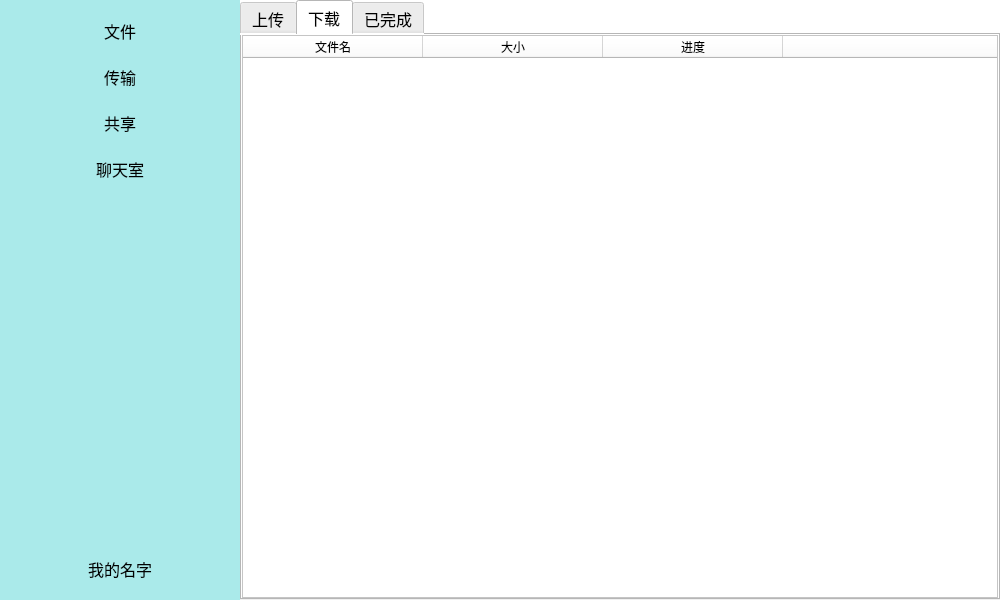
<?xml version="1.0" encoding="UTF-8"?>
<ui version="4.0">
 <class>MainDialog</class>
 <widget class="QDialog" name="MainDialog">
  <property name="geometry">
   <rect>
    <x>0</x>
    <y>0</y>
    <width>1000</width>
    <height>600</height>
   </rect>
  </property>
  <property name="windowTitle">
   <string>MainDialog</string>
  </property>
  <layout class="QHBoxLayout" name="horizontalLayout">
   <property name="leftMargin">
    <number>0</number>
   </property>
   <property name="topMargin">
    <number>0</number>
   </property>
   <property name="rightMargin">
    <number>0</number>
   </property>
   <property name="bottomMargin">
    <number>0</number>
   </property>
   <item>
    <widget class="QWidget" name="wbg_content" native="true">
     <property name="font">
      <font>
       <family>微软雅黑 Light</family>
       <pointsize>12</pointsize>
      </font>
     </property>
     <layout class="QHBoxLayout" name="horizontalLayout_2">
      <property name="spacing">
       <number>0</number>
      </property>
      <property name="leftMargin">
       <number>0</number>
      </property>
      <property name="topMargin">
       <number>0</number>
      </property>
      <property name="rightMargin">
       <number>0</number>
      </property>
      <property name="bottomMargin">
       <number>0</number>
      </property>
      <item>
       <widget class="QWidget" name="wbg_left" native="true">
        <property name="minimumSize">
         <size>
          <width>240</width>
          <height>0</height>
         </size>
        </property>
        <property name="maximumSize">
         <size>
          <width>240</width>
          <height>16777215</height>
         </size>
        </property>
        <property name="styleSheet">
         <string notr="true">background-color: rgb(170, 234, 234);</string>
        </property>
        <layout class="QVBoxLayout" name="verticalLayout">
         <item>
          <widget class="QPushButton" name="pb_filepage">
           <property name="minimumSize">
            <size>
             <width>0</width>
             <height>40</height>
            </size>
           </property>
           <property name="maximumSize">
            <size>
             <width>16777215</width>
             <height>40</height>
            </size>
           </property>
           <property name="text">
            <string>文件</string>
           </property>
           <property name="icon">
            <iconset resource="resource.qrc">
             <normaloff>:/images/file.png</normaloff>:/images/file.png</iconset>
           </property>
           <property name="iconSize">
            <size>
             <width>40</width>
             <height>40</height>
            </size>
           </property>
           <property name="flat">
            <bool>true</bool>
           </property>
          </widget>
         </item>
         <item>
          <widget class="QPushButton" name="pb_transmitpage">
           <property name="minimumSize">
            <size>
             <width>0</width>
             <height>40</height>
            </size>
           </property>
           <property name="maximumSize">
            <size>
             <width>16777215</width>
             <height>40</height>
            </size>
           </property>
           <property name="text">
            <string>传输</string>
           </property>
           <property name="icon">
            <iconset resource="resource.qrc">
             <normaloff>:/images/transmit.ico</normaloff>:/images/transmit.ico</iconset>
           </property>
           <property name="iconSize">
            <size>
             <width>40</width>
             <height>40</height>
            </size>
           </property>
           <property name="flat">
            <bool>true</bool>
           </property>
          </widget>
         </item>
         <item>
          <widget class="QPushButton" name="pb_sharepage">
           <property name="minimumSize">
            <size>
             <width>0</width>
             <height>40</height>
            </size>
           </property>
           <property name="maximumSize">
            <size>
             <width>16777215</width>
             <height>40</height>
            </size>
           </property>
           <property name="text">
            <string>共享</string>
           </property>
           <property name="icon">
            <iconset resource="resource.qrc">
             <normaloff>:/images/share.png</normaloff>:/images/share.png</iconset>
           </property>
           <property name="iconSize">
            <size>
             <width>40</width>
             <height>40</height>
            </size>
           </property>
           <property name="flat">
            <bool>true</bool>
           </property>
          </widget>
         </item>
         <item>
          <widget class="QPushButton" name="pb_chat">
           <property name="minimumSize">
            <size>
             <width>0</width>
             <height>40</height>
            </size>
           </property>
           <property name="maximumSize">
            <size>
             <width>16777215</width>
             <height>40</height>
            </size>
           </property>
           <property name="text">
            <string>聊天室</string>
           </property>
           <property name="icon">
            <iconset resource="resource.qrc">
             <normaloff>:/tb/qq.png</normaloff>:/tb/qq.png</iconset>
           </property>
           <property name="iconSize">
            <size>
             <width>40</width>
             <height>40</height>
            </size>
           </property>
           <property name="flat">
            <bool>true</bool>
           </property>
          </widget>
         </item>
         <item>
          <spacer name="verticalSpacer">
           <property name="orientation">
            <enum>Qt::Vertical</enum>
           </property>
           <property name="sizeHint" stdset="0">
            <size>
             <width>20</width>
             <height>40</height>
            </size>
           </property>
          </spacer>
         </item>
         <item>
          <widget class="QPushButton" name="pb_user">
           <property name="minimumSize">
            <size>
             <width>0</width>
             <height>40</height>
            </size>
           </property>
           <property name="maximumSize">
            <size>
             <width>16777215</width>
             <height>40</height>
            </size>
           </property>
           <property name="text">
            <string>我的名字</string>
           </property>
           <property name="icon">
            <iconset resource="resource.qrc">
             <normaloff>:/face/btn_avatar_a88.png</normaloff>:/face/btn_avatar_a88.png</iconset>
           </property>
           <property name="iconSize">
            <size>
             <width>40</width>
             <height>40</height>
            </size>
           </property>
           <property name="flat">
            <bool>true</bool>
           </property>
          </widget>
         </item>
        </layout>
       </widget>
      </item>
      <item>
       <widget class="QWidget" name="wbg_right" native="true">
        <property name="styleSheet">
         <string notr="true">background-color: rgb(255, 255, 255);</string>
        </property>
        <layout class="QHBoxLayout" name="horizontalLayout_4">
         <property name="leftMargin">
          <number>0</number>
         </property>
         <property name="topMargin">
          <number>0</number>
         </property>
         <property name="rightMargin">
          <number>0</number>
         </property>
         <property name="bottomMargin">
          <number>0</number>
         </property>
         <item>
          <widget class="QStackedWidget" name="sw_right">
           <property name="currentIndex">
            <number>1</number>
           </property>
           <widget class="QWidget" name="page_file">
            <layout class="QVBoxLayout" name="verticalLayout_2">
             <property name="spacing">
              <number>0</number>
             </property>
             <property name="leftMargin">
              <number>0</number>
             </property>
             <property name="topMargin">
              <number>0</number>
             </property>
             <property name="rightMargin">
              <number>0</number>
             </property>
             <property name="bottomMargin">
              <number>0</number>
             </property>
             <item>
              <widget class="QWidget" name="wdg_fileTools" native="true">
               <property name="minimumSize">
                <size>
                 <width>0</width>
                 <height>40</height>
                </size>
               </property>
               <property name="maximumSize">
                <size>
                 <width>16777215</width>
                 <height>40</height>
                </size>
               </property>
               <layout class="QHBoxLayout" name="horizontalLayout_3">
                <property name="topMargin">
                 <number>0</number>
                </property>
                <property name="bottomMargin">
                 <number>0</number>
                </property>
                <item>
                 <widget class="QPushButton" name="pb_prevDir">
                  <property name="minimumSize">
                   <size>
                    <width>20</width>
                    <height>40</height>
                   </size>
                  </property>
                  <property name="maximumSize">
                   <size>
                    <width>20</width>
                    <height>40</height>
                   </size>
                  </property>
                  <property name="font">
                   <font>
                    <family>微软雅黑 Light</family>
                    <pointsize>12</pointsize>
                   </font>
                  </property>
                  <property name="text">
                   <string>&lt;</string>
                  </property>
                  <property name="flat">
                   <bool>true</bool>
                  </property>
                 </widget>
                </item>
                <item>
                 <widget class="QPushButton" name="pb_nextDir">
                  <property name="minimumSize">
                   <size>
                    <width>20</width>
                    <height>40</height>
                   </size>
                  </property>
                  <property name="maximumSize">
                   <size>
                    <width>20</width>
                    <height>40</height>
                   </size>
                  </property>
                  <property name="font">
                   <font>
                    <family>微软雅黑 Light</family>
                    <pointsize>12</pointsize>
                   </font>
                  </property>
                  <property name="text">
                   <string>&gt;</string>
                  </property>
                  <property name="flat">
                   <bool>true</bool>
                  </property>
                 </widget>
                </item>
                <item>
                 <widget class="QPushButton" name="pb_path">
                  <property name="minimumSize">
                   <size>
                    <width>0</width>
                    <height>40</height>
                   </size>
                  </property>
                  <property name="maximumSize">
                   <size>
                    <width>16777215</width>
                    <height>40</height>
                   </size>
                  </property>
                  <property name="font">
                   <font>
                    <family>微软雅黑 Light</family>
                    <pointsize>12</pointsize>
                   </font>
                  </property>
                  <property name="text">
                   <string>/</string>
                  </property>
                  <property name="flat">
                   <bool>true</bool>
                  </property>
                 </widget>
                </item>
                <item>
                 <spacer name="horizontalSpacer">
                  <property name="orientation">
                   <enum>Qt::Horizontal</enum>
                  </property>
                  <property name="sizeHint" stdset="0">
                   <size>
                    <width>393</width>
                    <height>20</height>
                   </size>
                  </property>
                 </spacer>
                </item>
                <item>
                 <widget class="QPushButton" name="pb_search">
                  <property name="minimumSize">
                   <size>
                    <width>40</width>
                    <height>40</height>
                   </size>
                  </property>
                  <property name="maximumSize">
                   <size>
                    <width>40</width>
                    <height>40</height>
                   </size>
                  </property>
                  <property name="text">
                   <string/>
                  </property>
                  <property name="icon">
                   <iconset resource="resource.qrc">
                    <normaloff>:/images/search.png</normaloff>:/images/search.png</iconset>
                  </property>
                  <property name="iconSize">
                   <size>
                    <width>40</width>
                    <height>40</height>
                   </size>
                  </property>
                  <property name="flat">
                   <bool>true</bool>
                  </property>
                 </widget>
                </item>
                <item>
                 <widget class="QPushButton" name="pb_addFile">
                  <property name="minimumSize">
                   <size>
                    <width>40</width>
                    <height>40</height>
                   </size>
                  </property>
                  <property name="maximumSize">
                   <size>
                    <width>40</width>
                    <height>40</height>
                   </size>
                  </property>
                  <property name="text">
                   <string/>
                  </property>
                  <property name="icon">
                   <iconset resource="resource.qrc">
                    <normaloff>:/images/addFile.png</normaloff>:/images/addFile.png</iconset>
                  </property>
                  <property name="iconSize">
                   <size>
                    <width>40</width>
                    <height>40</height>
                   </size>
                  </property>
                  <property name="flat">
                   <bool>true</bool>
                  </property>
                 </widget>
                </item>
                <item>
                 <widget class="QPushButton" name="pb_delete">
                  <property name="minimumSize">
                   <size>
                    <width>40</width>
                    <height>40</height>
                   </size>
                  </property>
                  <property name="maximumSize">
                   <size>
                    <width>40</width>
                    <height>40</height>
                   </size>
                  </property>
                  <property name="text">
                   <string/>
                  </property>
                  <property name="icon">
                   <iconset resource="resource.qrc">
                    <normaloff>:/images/delete.png</normaloff>:/images/delete.png</iconset>
                  </property>
                  <property name="iconSize">
                   <size>
                    <width>40</width>
                    <height>40</height>
                   </size>
                  </property>
                  <property name="flat">
                   <bool>true</bool>
                  </property>
                 </widget>
                </item>
                <item>
                 <widget class="QPushButton" name="pb_share">
                  <property name="minimumSize">
                   <size>
                    <width>40</width>
                    <height>40</height>
                   </size>
                  </property>
                  <property name="maximumSize">
                   <size>
                    <width>40</width>
                    <height>40</height>
                   </size>
                  </property>
                  <property name="text">
                   <string/>
                  </property>
                  <property name="icon">
                   <iconset resource="resource.qrc">
                    <normaloff>:/images/share.png</normaloff>:/images/share.png</iconset>
                  </property>
                  <property name="iconSize">
                   <size>
                    <width>40</width>
                    <height>40</height>
                   </size>
                  </property>
                  <property name="flat">
                   <bool>true</bool>
                  </property>
                 </widget>
                </item>
               </layout>
              </widget>
             </item>
             <item>
              <widget class="QTableWidget" name="table_file">
               <property name="editTriggers">
                <set>QAbstractItemView::NoEditTriggers</set>
               </property>
               <property name="selectionBehavior">
                <enum>QAbstractItemView::SelectRows</enum>
               </property>
               <attribute name="horizontalHeaderDefaultSectionSize">
                <number>200</number>
               </attribute>
               <attribute name="horizontalHeaderStretchLastSection">
                <bool>true</bool>
               </attribute>
               <attribute name="verticalHeaderVisible">
                <bool>false</bool>
               </attribute>
               <column>
                <property name="text">
                 <string>文件</string>
                </property>
               </column>
               <column>
                <property name="text">
                 <string>日期</string>
                </property>
               </column>
               <column>
                <property name="text">
                 <string>大小</string>
                </property>
               </column>
              </widget>
             </item>
            </layout>
           </widget>
           <widget class="QWidget" name="page_transmit">
            <layout class="QVBoxLayout" name="verticalLayout_3">
             <property name="leftMargin">
              <number>0</number>
             </property>
             <property name="topMargin">
              <number>0</number>
             </property>
             <property name="rightMargin">
              <number>0</number>
             </property>
             <property name="bottomMargin">
              <number>0</number>
             </property>
             <item>
              <widget class="QTabWidget" name="tw_transmit">
               <property name="font">
                <font>
                 <family>微软雅黑 Light</family>
                 <pointsize>12</pointsize>
                </font>
               </property>
               <property name="currentIndex">
                <number>1</number>
               </property>
               <widget class="QWidget" name="tab_upload">
                <attribute name="title">
                 <string>上传</string>
                </attribute>
                <layout class="QVBoxLayout" name="verticalLayout_5">
                 <property name="leftMargin">
                  <number>0</number>
                 </property>
                 <property name="topMargin">
                  <number>0</number>
                 </property>
                 <property name="rightMargin">
                  <number>0</number>
                 </property>
                 <property name="bottomMargin">
                  <number>0</number>
                 </property>
                 <item>
                  <widget class="QTableWidget" name="table_upload">
                   <property name="editTriggers">
                    <set>QAbstractItemView::NoEditTriggers</set>
                   </property>
                   <property name="selectionBehavior">
                    <enum>QAbstractItemView::SelectRows</enum>
                   </property>
                   <attribute name="horizontalHeaderDefaultSectionSize">
                    <number>180</number>
                   </attribute>
                   <attribute name="horizontalHeaderStretchLastSection">
                    <bool>true</bool>
                   </attribute>
                   <attribute name="verticalHeaderVisible">
                    <bool>false</bool>
                   </attribute>
                   <column>
                    <property name="text">
                     <string>文件</string>
                    </property>
                   </column>
                   <column>
                    <property name="text">
                     <string>大小</string>
                    </property>
                   </column>
                   <column>
                    <property name="text">
                     <string>进度</string>
                    </property>
                   </column>
                   <column>
                    <property name="text">
                     <string/>
                    </property>
                   </column>
                  </widget>
                 </item>
                </layout>
               </widget>
               <widget class="QWidget" name="tab_download">
                <attribute name="title">
                 <string>下载</string>
                </attribute>
                <layout class="QVBoxLayout" name="verticalLayout_6">
                 <property name="leftMargin">
                  <number>0</number>
                 </property>
                 <property name="topMargin">
                  <number>0</number>
                 </property>
                 <property name="rightMargin">
                  <number>0</number>
                 </property>
                 <property name="bottomMargin">
                  <number>0</number>
                 </property>
                 <item>
                  <widget class="QTableWidget" name="table_download">
                   <property name="editTriggers">
                    <set>QAbstractItemView::NoEditTriggers</set>
                   </property>
                   <property name="selectionBehavior">
                    <enum>QAbstractItemView::SelectRows</enum>
                   </property>
                   <attribute name="horizontalHeaderDefaultSectionSize">
                    <number>180</number>
                   </attribute>
                   <attribute name="horizontalHeaderShowSortIndicator" stdset="0">
                    <bool>false</bool>
                   </attribute>
                   <attribute name="horizontalHeaderStretchLastSection">
                    <bool>true</bool>
                   </attribute>
                   <attribute name="verticalHeaderVisible">
                    <bool>false</bool>
                   </attribute>
                   <column>
                    <property name="text">
                     <string>文件名</string>
                    </property>
                   </column>
                   <column>
                    <property name="text">
                     <string>大小</string>
                    </property>
                   </column>
                   <column>
                    <property name="text">
                     <string>进度</string>
                    </property>
                   </column>
                   <column>
                    <property name="text">
                     <string/>
                    </property>
                   </column>
                  </widget>
                 </item>
                </layout>
               </widget>
               <widget class="QWidget" name="tab_complete">
                <attribute name="title">
                 <string>已完成</string>
                </attribute>
                <layout class="QVBoxLayout" name="verticalLayout_7">
                 <property name="leftMargin">
                  <number>0</number>
                 </property>
                 <property name="topMargin">
                  <number>0</number>
                 </property>
                 <property name="rightMargin">
                  <number>0</number>
                 </property>
                 <property name="bottomMargin">
                  <number>0</number>
                 </property>
                 <item>
                  <widget class="QTableWidget" name="table_complete">
                   <property name="editTriggers">
                    <set>QAbstractItemView::NoEditTriggers</set>
                   </property>
                   <property name="selectionBehavior">
                    <enum>QAbstractItemView::SelectRows</enum>
                   </property>
                   <attribute name="horizontalHeaderDefaultSectionSize">
                    <number>200</number>
                   </attribute>
                   <attribute name="horizontalHeaderStretchLastSection">
                    <bool>true</bool>
                   </attribute>
                   <attribute name="verticalHeaderVisible">
                    <bool>false</bool>
                   </attribute>
                   <column>
                    <property name="text">
                     <string>文件</string>
                    </property>
                   </column>
                   <column>
                    <property name="text">
                     <string>大小</string>
                    </property>
                   </column>
                   <column>
                    <property name="text">
                     <string>时间</string>
                    </property>
                   </column>
                   <column>
                    <property name="text">
                     <string>打开目录</string>
                    </property>
                   </column>
                  </widget>
                 </item>
                </layout>
               </widget>
              </widget>
             </item>
            </layout>
           </widget>
           <widget class="QWidget" name="page_share">
            <layout class="QVBoxLayout" name="verticalLayout_4">
             <property name="leftMargin">
              <number>0</number>
             </property>
             <property name="topMargin">
              <number>0</number>
             </property>
             <property name="rightMargin">
              <number>0</number>
             </property>
             <property name="bottomMargin">
              <number>0</number>
             </property>
             <item>
              <widget class="QTabWidget" name="tw_share">
               <property name="font">
                <font>
                 <family>微软雅黑 Light</family>
                 <pointsize>12</pointsize>
                </font>
               </property>
               <property name="currentIndex">
                <number>0</number>
               </property>
               <widget class="QWidget" name="tab_share">
                <attribute name="title">
                 <string>我的共享</string>
                </attribute>
                <layout class="QVBoxLayout" name="verticalLayout_8">
                 <property name="leftMargin">
                  <number>0</number>
                 </property>
                 <property name="topMargin">
                  <number>0</number>
                 </property>
                 <property name="rightMargin">
                  <number>0</number>
                 </property>
                 <property name="bottomMargin">
                  <number>0</number>
                 </property>
                 <item>
                  <widget class="QTableWidget" name="table_share">
                   <property name="editTriggers">
                    <set>QAbstractItemView::NoEditTriggers</set>
                   </property>
                   <property name="selectionBehavior">
                    <enum>QAbstractItemView::SelectRows</enum>
                   </property>
                   <attribute name="horizontalHeaderDefaultSectionSize">
                    <number>160</number>
                   </attribute>
                   <attribute name="horizontalHeaderStretchLastSection">
                    <bool>true</bool>
                   </attribute>
                   <attribute name="verticalHeaderVisible">
                    <bool>false</bool>
                   </attribute>
                   <column>
                    <property name="text">
                     <string>文件名</string>
                    </property>
                   </column>
                   <column>
                    <property name="text">
                     <string>大小</string>
                    </property>
                   </column>
                   <column>
                    <property name="text">
                     <string>更新时间</string>
                    </property>
                   </column>
                   <column>
                    <property name="text">
                     <string>分享码</string>
                    </property>
                   </column>
                  </widget>
                 </item>
                </layout>
               </widget>
              </widget>
             </item>
            </layout>
           </widget>
          </widget>
         </item>
        </layout>
       </widget>
      </item>
     </layout>
    </widget>
   </item>
  </layout>
 </widget>
 <layoutdefault spacing="6" margin="11"/>
 <resources>
  <include location="resource.qrc"/>
 </resources>
 <connections/>
</ui>
